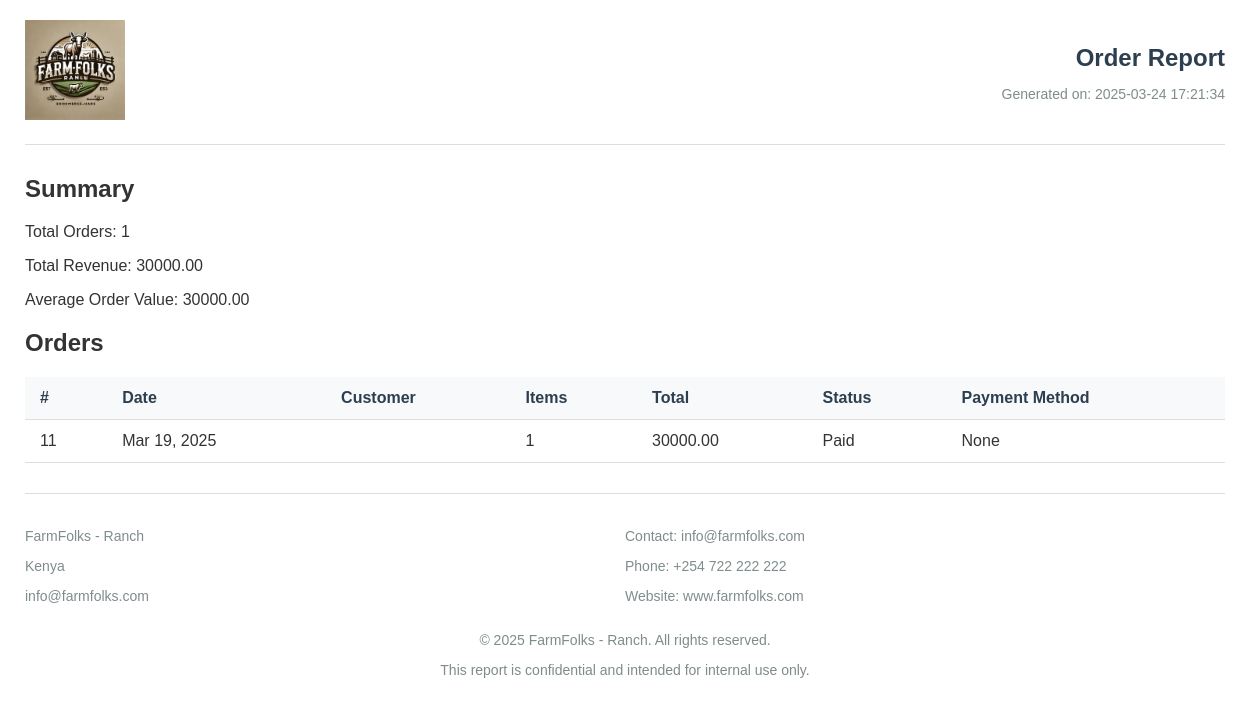
The app's page /orders/orders-report/ (signed in), older data.
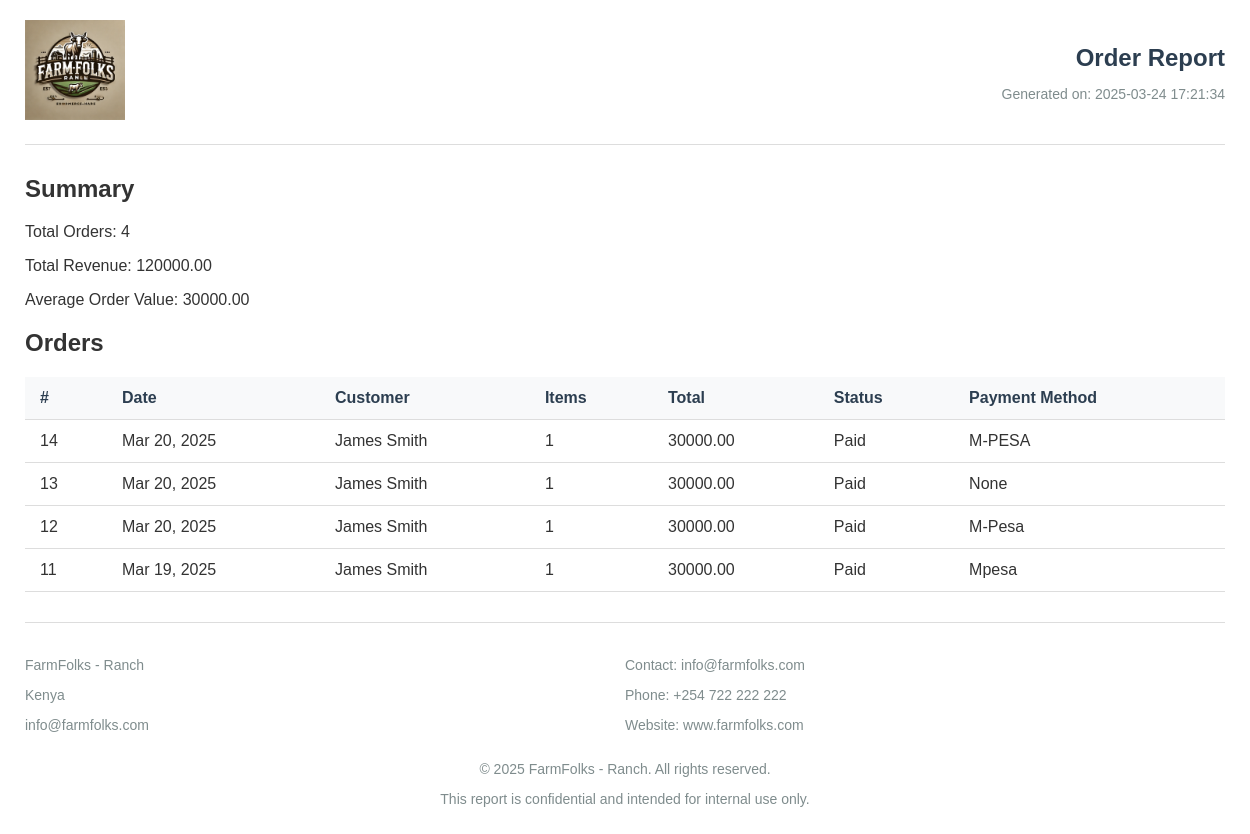
The same page, newer data.
### orders/models.py (models this page shows, shortened)
class Order(AbstractBaseModel):
    user = models.ForeignKey("users.User", on_delete=models.CASCADE)
    total_cost = models.DecimalField(max_digits=100, decimal_places=2)
    amount_paid = models.DecimalField(max_digits=100, decimal_places=2, default=0)
    status = models.CharField(max_length=255, choices=STATUS_CHOICES)
    receiver = models.ForeignKey("users.User", on_delete=models.CASCADE, related_name='ordersreceiver', null=True, blank=True)
    payment_reference = models.CharField(max_length=255, null=True, blank=True)
    payment_method = models.CharField(max_length=255, null=True, blank=True)
    payment_url = models.URLField(null=True, blank=True)

### users/models.py (models this page shows, shortened)
class User(AbstractBaseModel, AbstractUser):
    role = models.CharField(max_length=20, default="Customer")
    gender = models.CharField(max_length=10, null=True, blank=True)
    phone_number = models.CharField(max_length=10, null=True, blank=True)
    address = models.TextField(null=True, blank=True)
    city = models.CharField(max_length=100, null=True, blank=True)
    county = models.CharField(max_length=100, null=True, blank=True)
    country = models.CharField(max_length=100, null=True, blank=True)
    profile_picture = models.ImageField(upload_to="profile_pictures/", null=True, blank=True)
    def name(self):
        return f"{self.first_name} {self.last_name}"

### orders/views.py (the view)
# urls.py: path('orders-report/', orders_report, name='orders-report'),
@login_required
def orders_report(request):
    generated_on = datetime.now().strftime("%Y-%m-%d %H:%M:%S")
    orders = Order.objects.all().order_by('-created_at')
    orders_average = sum(order.total_cost for order in orders) / orders.count()
    total_revenue = sum(order.total_cost for order in orders)
    summary = {
        'total_orders': orders.count(),
        'total_revenue': round(total_revenue, 2),
        'average_order_value': round(orders_average, 2)
    }
    return render(request, 'orders/order_report.html', {'orders': orders, 'generated_on': generated_on, 'summary': summary})

### templates/orders/order_report.html (shortened to what this page needs)
{% load static %}
<!DOCTYPE html>
<html lang="en">
<head>
</head>
<body>
    <div id="report-content" class="container">
        <div class="header">
            <div class="logo-container">
                <img src="{% static 'images/logo.png' %}" alt="Company Logo" class="logo">
            </div>
            <div class="header-info">
                <h1 class="report-title">Order Report</h1>
                <p class="report-date">Generated on: {{ generated_on }}</p>
            </div>
        </div>
        {% if summary %}
        <div class="summary">
            <h2>Summary</h2>
            <p>Total Orders: {{ summary.total_orders }}</p>
            <p>Total Revenue: {{ summary.total_revenue }}</p>
            <p>Average Order Value: {{ summary.average_order_value }}</p>
        </div>
        {% endif %}
        <h2>Orders</h2>
        <table>
            <thead>
                <tr>
                    <th>#</th>
                    <th>Date</th>
                    <th>Customer</th>
                    <th>Items</th>
                    <th>Total</th>
                    <th>Status</th>
                    <th>Payment Method</th>
                </tr>
            </thead>
            <tbody>
                {% for order in orders %}
                <tr>
                    <td>{{ order.id }}</td>
                    <td>{{ order.created_at|date:"M d, Y" }}</td>
                    <td>{{ order.user.name }}</td>
                    <td>1</td>
                    <td>{{ order.total_cost }}</td>
                    <td class="status-{{ order.status|lower }}">{{ order.status }}</td>
                    <td>{{ order.payment_method }}</td>
                </tr>
                {% empty %}
                <tr>
                    <td colspan="7" style="text-align: center;">No orders found</td>
                </tr>
                {% endfor %}
            </tbody>
        </table>
        <div class="footer">
            <div class="footer-info">
                <div class="footer-left">
                    <p>FarmFolks - Ranch</p>
                    <p>Kenya</p>
                    <p>info@farmfolks.com</p>
                </div>
                <div class="footer-right">
                    <p>Contact: info@farmfolks.com</p>
                    <p>Phone: +254 722 222 222</p>
                    <p>Website: www.farmfolks.com</p>
                </div>
            </div>
            <div class="footer-center">
                <p>&copy; {% now "Y" %} FarmFolks - Ranch. All rights reserved.</p>
                <p>This report is confidential and intended for internal use only.</p>
            </div>
        </div>
    </div>
</body>
</html>

### templates/orders/order_report.html (style rules this page uses)
body { font-family: Arial, sans-serif; margin: 0; padding: 0; color: #333; }
.container { width: 100%; max-width: 1200px; margin: 0 auto; padding: 20px; }
.header { display: flex; justify-content: space-between; align-items: center; margin-bottom: 30px; padding-bottom: 20px; border-bottom: 1px solid #ddd; }
.logo { max-width: 100px; height: auto; }
.header-info { text-align: right; }
.report-title { font-size: 24px; margin-bottom: 5px; color: #2c3e50; }
.report-date { color: #7f8c8d; font-size: 14px; }
table { width: 100%; border-collapse: collapse; margin: 20px 0; }
th, td { padding: 12px 15px; text-align: left; border-bottom: 1px solid #ddd; }
th { background-color: #f8f9fa; font-weight: bold; color: #2c3e50; }
.footer { margin-top: 30px; padding-top: 20px; border-top: 1px solid #ddd; color: #7f8c8d; font-size: 14px; }
.footer-info { display: flex; justify-content: space-between; }
.footer-left, .footer-right { flex: 1; }
.footer-center { text-align: center; margin-top: 10px; }

Row changes from the older to the newer data that the page shows:
added Order: id "14", created_at "Mar 20, 2025", user.name "James Smith", total_cost "30000.00", status "Paid", payment_method "M-PESA"
added Order: id "13", created_at "Mar 20, 2025", user.name "James Smith", total_cost "30000.00", status "Paid", payment_method "None"
added Order: id "12", created_at "Mar 20, 2025", user.name "James Smith", total_cost "30000.00", status "Paid", payment_method "M-Pesa"
changed Order id 11: user.name (not shown) → "James Smith"; payment_method "None" → "Mpesa"
Text that changed along with them:
{{ summary.total_orders }}: "1" → "4"
{{ summary.total_revenue }}: "30000.00" → "120000.00"
